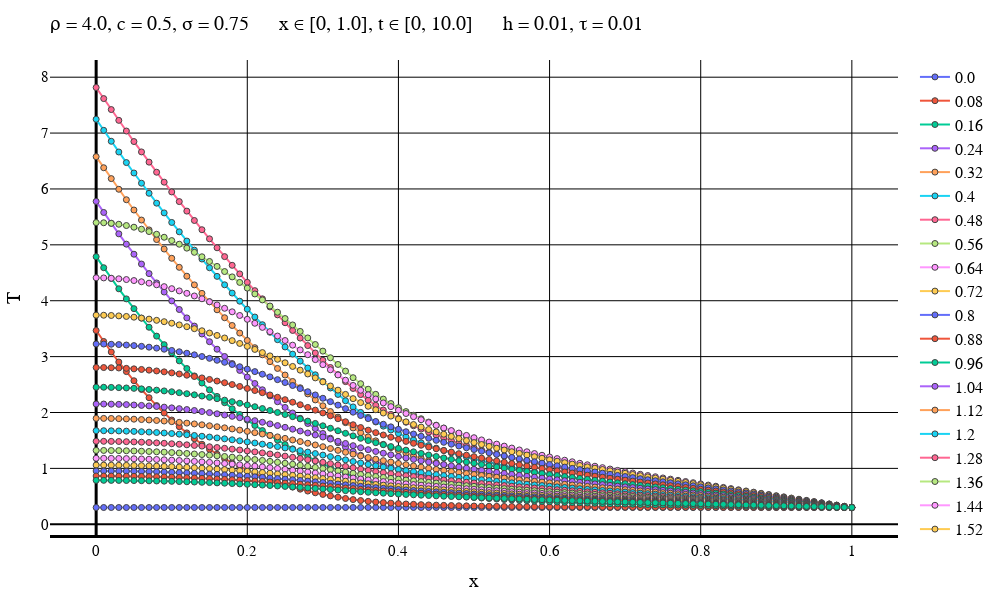

Notebook source saved alongside this figure:
### Markdown cell above
Другой вес

### Code cell
typeOfScheme = "Another"

solutionFile = "D:\\Calc_Methods_2\\Lab2\\MixedCondsRightT\\$typeOfScheme\\solution$numOfEq.txt"
dataFile = "D:\\Calc_Methods_2\\Lab2\\MixedCondsRightT\\$typeOfScheme\\data$numOfEq.txt"
intervalFile = "D:\\Calc_Methods_2\\Lab2\\MixedCondsRightT\\$typeOfScheme\\interval$numOfEq.txt"

solutionMatrix = readdlm(solutionFile)
dataVec = readdlm(dataFile)
intervalVec = readdlm(intervalFile);

L = dataVec[3]
timeEnd = dataVec[4]
numOfXIntervals = Int(intervalVec[1])
numOfTIntervals = Int(intervalVec[2])
h = L / numOfXIntervals
τ = timeEnd / numOfTIntervals
if default == true
    plotStep = trunc(Int, timeEnd / (defaultStepParam * τ))
    numOfPlots = numOfTIntervals + 1    
else
    plotStep = firstSteps
    numOfPlots = firstPlots
end
println("Шаг графика: $plotStep")
println("Время последнего графика: $((numOfPlots - 1)*τ)")
makePlot(numOfPlots, plotStep, solutionMatrix, dataVec, intervalVec)
